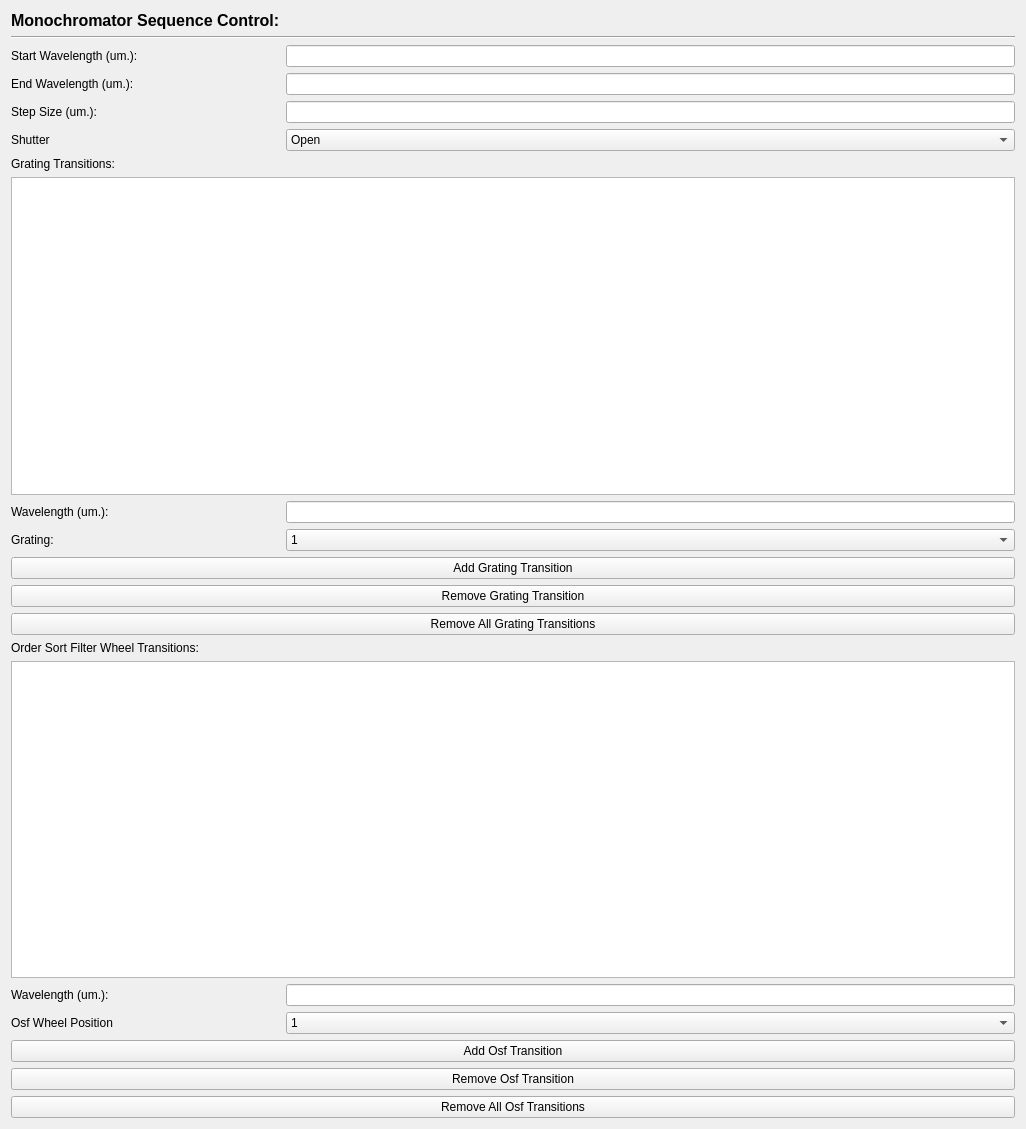
<?xml version="1.0" encoding="UTF-8"?>
<ui version="4.0">
 <class>Form</class>
 <widget class="QWidget" name="Form">
  <property name="geometry">
   <rect>
    <x>0</x>
    <y>0</y>
    <width>1026</width>
    <height>1129</height>
   </rect>
  </property>
  <property name="windowTitle">
   <string>Monochromator</string>
  </property>
  <layout class="QGridLayout" name="main_layout">
   <item row="9" column="0">
    <widget class="QLabel" name="label_2">
     <property name="text">
      <string>Grating:</string>
     </property>
    </widget>
   </item>
   <item row="2" column="1">
    <widget class="QLineEdit" name="lineedit_list_SavedSequences_passive_Cs260StartWavelength"/>
   </item>
   <item row="5" column="0">
    <widget class="QLabel" name="sequence_monochromator_shutter_label">
     <property name="text">
      <string>Shutter</string>
     </property>
    </widget>
   </item>
   <item row="4" column="0">
    <widget class="QLabel" name="sequence_monochromator_stepsize_label">
     <property name="sizePolicy">
      <sizepolicy hsizetype="Preferred" vsizetype="Maximum">
       <horstretch>0</horstretch>
       <verstretch>0</verstretch>
      </sizepolicy>
     </property>
     <property name="text">
      <string>Step Size (um.): </string>
     </property>
    </widget>
   </item>
   <item row="9" column="1">
    <widget class="QComboBox" name="combobox_list_Cs260GratingTransitions_ItemDisplay_grating">
     <item>
      <property name="text">
       <string>1</string>
      </property>
     </item>
     <item>
      <property name="text">
       <string>2</string>
      </property>
     </item>
     <item>
      <property name="text">
       <string>3</string>
      </property>
     </item>
    </widget>
   </item>
   <item row="0" column="0">
    <widget class="QLabel" name="sequence_monochromator_label">
     <property name="sizePolicy">
      <sizepolicy hsizetype="Preferred" vsizetype="Maximum">
       <horstretch>0</horstretch>
       <verstretch>0</verstretch>
      </sizepolicy>
     </property>
     <property name="font">
      <font>
       <pointsize>12</pointsize>
       <weight>75</weight>
       <bold>true</bold>
      </font>
     </property>
     <property name="text">
      <string>Monochromator Sequence Control:</string>
     </property>
    </widget>
   </item>
   <item row="2" column="0">
    <widget class="QLabel" name="sequence_monochromator_startwave_label">
     <property name="sizePolicy">
      <sizepolicy hsizetype="Preferred" vsizetype="Maximum">
       <horstretch>0</horstretch>
       <verstretch>0</verstretch>
      </sizepolicy>
     </property>
     <property name="text">
      <string>Start Wavelength (um.):</string>
     </property>
    </widget>
   </item>
   <item row="3" column="1">
    <widget class="QLineEdit" name="lineedit_list_SavedSequences_passive_Cs260EndWavelength"/>
   </item>
   <item row="5" column="1">
    <widget class="QComboBox" name="combobox_list_SavedSequences_passive_Cs260Shutter">
     <item>
      <property name="text">
       <string>Open</string>
      </property>
     </item>
     <item>
      <property name="text">
       <string>Closed</string>
      </property>
     </item>
    </widget>
   </item>
   <item row="1" column="0" colspan="2">
    <widget class="Line" name="line">
     <property name="orientation">
      <enum>Qt::Horizontal</enum>
     </property>
    </widget>
   </item>
   <item row="3" column="0">
    <widget class="QLabel" name="sequence_monochromator_endwave_label">
     <property name="sizePolicy">
      <sizepolicy hsizetype="Preferred" vsizetype="Maximum">
       <horstretch>0</horstretch>
       <verstretch>0</verstretch>
      </sizepolicy>
     </property>
     <property name="text">
      <string>End Wavelength (um.): </string>
     </property>
    </widget>
   </item>
   <item row="4" column="1">
    <widget class="QLineEdit" name="lineedit_list_SavedSequences_passive_Cs260StepSize"/>
   </item>
   <item row="17" column="0" colspan="2">
    <widget class="QPushButton" name="button_list_Cs260OsfTransitions_setter_AddCs260OsfTransition">
     <property name="text">
      <string>Add Osf Transition</string>
     </property>
    </widget>
   </item>
   <item row="7" column="0" colspan="2">
    <widget class="QListWidget" name="list_listXlist_Cs260GratingTransitionsXSavedSequences_listXPassiveListAll_Cs260GratingTransitions"/>
   </item>
   <item row="6" column="0">
    <widget class="QLabel" name="sequence_monochromator_gratingtransition_label">
     <property name="sizePolicy">
      <sizepolicy hsizetype="Preferred" vsizetype="Maximum">
       <horstretch>0</horstretch>
       <verstretch>0</verstretch>
      </sizepolicy>
     </property>
     <property name="text">
      <string>Grating Transitions:</string>
     </property>
    </widget>
   </item>
   <item row="13" column="0">
    <widget class="QLabel" name="sequence_monochromator_osf2osf3_label">
     <property name="sizePolicy">
      <sizepolicy hsizetype="Preferred" vsizetype="Maximum">
       <horstretch>0</horstretch>
       <verstretch>0</verstretch>
      </sizepolicy>
     </property>
     <property name="text">
      <string>Order Sort Filter Wheel Transitions:</string>
     </property>
    </widget>
   </item>
   <item row="18" column="0" colspan="2">
    <widget class="QPushButton" name="button_list_Cs260OsfTransitions_remover_RemoveCs260OsfTransition">
     <property name="text">
      <string>Remove Osf Transition</string>
     </property>
    </widget>
   </item>
   <item row="11" column="0" colspan="2">
    <widget class="QPushButton" name="button_list_Cs260GratingTransitions_remover_RemoveCs260GratingTransition">
     <property name="text">
      <string>Remove Grating Transition</string>
     </property>
    </widget>
   </item>
   <item row="14" column="0" colspan="2">
    <widget class="QListWidget" name="list_listXlist_Cs260OsfTransitionsXSavedSequences_listXPassiveListAll_Cs260OsfTransitions"/>
   </item>
   <item row="8" column="0">
    <widget class="QLabel" name="label">
     <property name="text">
      <string>Wavelength (um.):</string>
     </property>
    </widget>
   </item>
   <item row="8" column="1">
    <widget class="QLineEdit" name="lineedit_list_Cs260GratingTransitions_ItemDisplay_wavelength"/>
   </item>
   <item row="12" column="0" colspan="2">
    <widget class="QPushButton" name="button_list_Cs260GratingTransitions_RemoverOfAll_RemoveAllCs260Transitions">
     <property name="text">
      <string>Remove All Grating Transitions</string>
     </property>
    </widget>
   </item>
   <item row="15" column="0">
    <widget class="QLabel" name="label_3">
     <property name="text">
      <string>Wavelength (um.):</string>
     </property>
    </widget>
   </item>
   <item row="10" column="0" colspan="2">
    <widget class="QPushButton" name="button_list_Cs260GratingTransitions_setter_AddCs260GratingTransition">
     <property name="text">
      <string>Add Grating Transition</string>
     </property>
    </widget>
   </item>
   <item row="19" column="0" colspan="2">
    <widget class="QPushButton" name="button_list_Cs260OsfTransitions_RemoverOfAll_RemoveAllCs260Transitions">
     <property name="text">
      <string>Remove All Osf Transitions</string>
     </property>
    </widget>
   </item>
   <item row="16" column="0">
    <widget class="QLabel" name="label_4">
     <property name="text">
      <string>Osf Wheel Position</string>
     </property>
    </widget>
   </item>
   <item row="15" column="1">
    <widget class="QLineEdit" name="lineedit_list_Cs260OsfTransitions_ItemDisplay_wavelength"/>
   </item>
   <item row="16" column="1">
    <widget class="QComboBox" name="combobox_list_Cs260OsfTransitions_ItemDisplay_osf">
     <item>
      <property name="text">
       <string>1</string>
      </property>
     </item>
     <item>
      <property name="text">
       <string>2</string>
      </property>
     </item>
     <item>
      <property name="text">
       <string>3</string>
      </property>
     </item>
     <item>
      <property name="text">
       <string>4</string>
      </property>
     </item>
     <item>
      <property name="text">
       <string>5</string>
      </property>
     </item>
     <item>
      <property name="text">
       <string>6</string>
      </property>
     </item>
    </widget>
   </item>
  </layout>
 </widget>
 <resources/>
 <connections/>
</ui>
